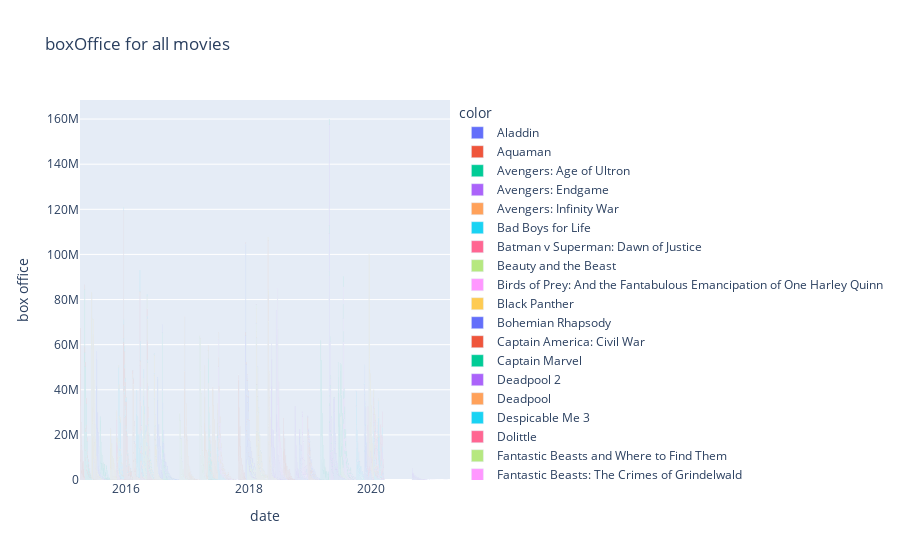

Notebook code cell kept with this figure:
### Markdown cell above
After toying around with this for a while, we realised that all the movies looked to follow the same type of distribution, that is a powerlaw. Below is an interactive plot, where we can zoom in on different parts of the plot. Beware, that it looks invisible at first, however, it is only because there is so much data in a single plot.

### Code cell
fig = px.bar(x=df_boxOffice.days, y=df_boxOffice.daily, labels={'x':'date', 'y':'box office'},
            color=df_boxOffice.movie,
            title='boxOffice for all movies')
fig.show()
